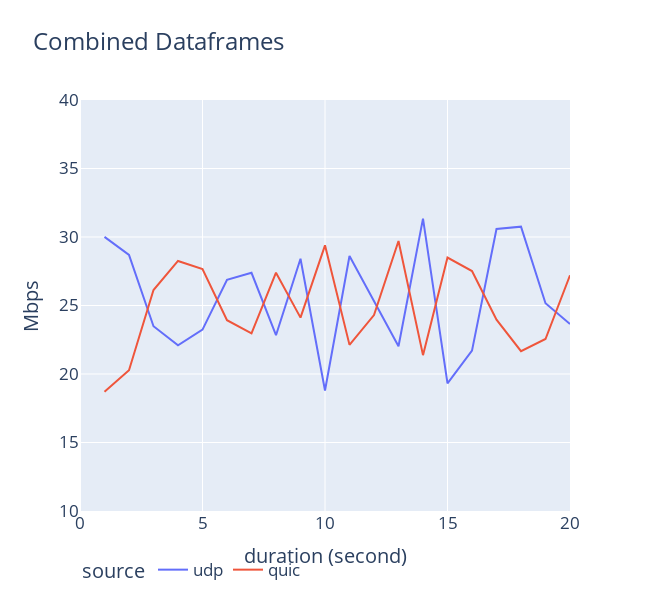
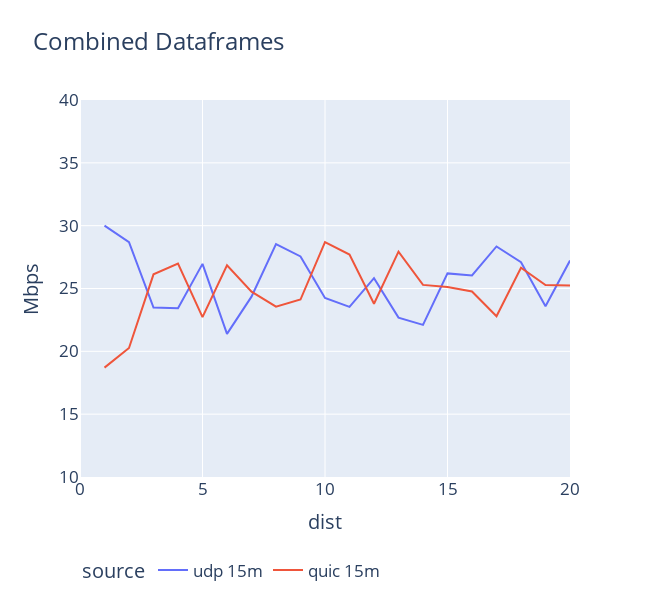

Notebook code for these charts, in order:
### Markdown cell above
# QUIC=UDP

### Code cell
# 5m-quic
quic5Df = []
csv_files_path = '/home/chandra/CodeBase/Thesis/ns-allinone-3.39/ns-3.39/scratch/data/dual_feb02/simulation-fairness-udpquic/5-up/2024-02-02_15:05:22/quic-flow0-client.csv'
csv_files = glob.glob(csv_files_path)
for csv_file in csv_files:
    df = pd.read_csv(csv_file)
    quic5Df.append(df)
quic5Df = pd.concat(quic5Df, ignore_index=True)

# 5m-udp
udp5Df = []
csv_files_path = '/home/chandra/CodeBase/Thesis/ns-allinone-3.39/ns-3.39/scratch/data/dual_feb02/simulation-fairness-udpquic/5-up/2024-02-02_15:05:22/udp-flow0-client.csv'
csv_files = glob.glob(csv_files_path)
for csv_file in csv_files:
    df = pd.read_csv(csv_file)
    udp5Df.append(df)
udp5Df = pd.concat(udp5Df, ignore_index=True)

# 35m-quic
quic15Df = []
csv_files_path = '/home/chandra/CodeBase/Thesis/ns-allinone-3.39/ns-3.39/scratch/data/dual_feb02/simulation-fairness-udpquic/15-up/*/quic-flow0-client.csv'
csv_files = glob.glob(csv_files_path)
for csv_file in csv_files:
    df = pd.read_csv(csv_file)
    quic15Df.append(df)
quic15Df = pd.concat(quic15Df, ignore_index=True)

# 35m-udp
udp15Df = []
csv_files_path = '/home/chandra/CodeBase/Thesis/ns-allinone-3.39/ns-3.39/scratch/data/dual_feb02/simulation-fairness-udpquic/15-up/*/udp-flow0-client.csv'
csv_files = glob.glob(csv_files_path)
for csv_file in csv_files:
    df = pd.read_csv(csv_file)
    udp15Df.append(df)
udp15Df = pd.concat(udp15Df, ignore_index=True)


udp5Df['kbps'] = udp5Df['kbps'] / 1000
quic5Df['kbps'] = quic5Df['kbps'] / 1000
udp15Df['kbps'] = udp15Df['kbps'] / 1000
quic15Df['kbps'] = quic15Df['kbps'] / 1000
udp5Df['source'] = 'udp'
quic5Df['source'] = 'quic'

udp15Df['source'] = 'udp 15m'
quic15Df['source'] = 'quic 15m'

total5 = udp5Df + quic5Df
total5['source'] = 'total'

df5 = pd.concat([udp5Df, quic5Df])
fig5 = px.line(df5, x=df5['dist'], y='kbps', color='source',
               labels={'dist': 'duration (second)', 'kbps': 'Mbps'}, title='Combined Dataframes')
fig5.update_layout(width=650,
                   height=600,
                   legend=dict(x=0, y=-0.1, traceorder='normal', orientation='h'),
                   xaxis=dict(
                       range=[0, 20],  # Set the desired y-axis range
                       rangemode='tozero'  # Set rangemode to 'tozero'
                   ),
                   yaxis=dict(
                       range=[10, 40],  # Set the desired y-axis range
                       rangemode='tozero'  # Set rangemode to 'tozero'
                   ),
                   font=dict(size=17))
display(fig5.update_layout(showlegend=True))

total15 = udp15Df + quic15Df
total15['source'] = 'total'

df15 = pd.concat([udp15Df, quic15Df])
fig15 = px.line(df15, x=df15['dist'], y='kbps', color='source',
                labels={'index': 'Index', 'kbps': 'Mbps'}, title='Combined Dataframes')
fig15.update_layout(width=650,
                    height=600,
                    legend=dict(x=0, y=-0.2, traceorder='normal', orientation='h'),
                    xaxis=dict(
                        range=[0, 20],  # Set the desired y-axis range
                        rangemode='tozero'  # Set rangemode to 'tozero'
                    ),
                    yaxis=dict(
                        range=[10, 40],  # Set the desired y-axis range
                        rangemode='tozero'  # Set rangemode to 'tozero'
                    ),
                    font=dict(size=17))
display(fig15.update_layout(showlegend=True))

print(udp5Df['kbps'].mean())
print(quic5Df['kbps'].mean())
print(udp15Df['kbps'].mean())
print(quic15Df['kbps'].mean())

### Figure 1 — Plotly figure (JSON) as saved in the notebook; plotly's stock layout.template omitted (floating-point values rounded to 4 significant figures)
{"data": [{"hovertemplate": "source=udp<br>duration (second)=%{x}<br>Mbps=%{y}<extra></extra>", "legendgroup": "udp", "line": {"color": "#636efa", "dash": "solid"}, "marker": {"symbol": "circle"}, "mode": "lines", "name": "udp", "orientation": "v", "showlegend": true, "x": [1, 2, 3, 4, 5, 6, 7, 8, 9, 10, 11, 12, 13, 14, 15, 16, 17, 18, 19, 20], "xaxis": "x", "y": [30.01, 28.69, 23.49, 22.1, 23.24, 26.88, 27.39, 22.83, 28.41, 18.79, 28.61, 25.33, 22.03, 31.34, 19.32, 21.7, 30.58, 30.76, 25.16, 23.65], "yaxis": "y", "type": "scatter"}, {"hovertemplate": "source=quic<br>duration (second)=%{x}<br>Mbps=%{y}<extra></extra>", "legendgroup": "quic", "line": {"color": "#EF553B", "dash": "solid"}, "marker": {"symbol": "circle"}, "mode": "lines", "name": "quic", "orientation": "v", "showlegend": true, "x": [1, 2, 3, 4, 5, 6, 7, 8, 9, 10, 11, 12, 13, 14, 15, 16, 17, 18, 19, 20], "xaxis": "x", "y": [18.71, 20.27, 26.13, 28.25, 27.65, 23.93, 22.97, 27.39, 24.12, 29.39, 22.13, 24.3, 29.7, 21.38, 28.5, 27.51, 23.97, 21.66, 22.55, 27.21], "yaxis": "y", "type": "scatter"}], "layout": {"xaxis": {"anchor": "y", "domain": [0.0, 1.0], "title": {"text": "duration (second)"}, "range": [0, 20], "rangemode": "tozero"}, "yaxis": {"anchor": "x", "domain": [0.0, 1.0], "title": {"text": "Mbps"}, "range": [10, 40], "rangemode": "tozero"}, "legend": {"title": {"text": "source"}, "tracegroupgap": 0, "x": 0, "y": -0.1, "traceorder": "normal", "orientation": "h"}, "title": {"text": "Combined Dataframes"}, "font": {"size": 17}, "width": 650, "height": 600, "showlegend": true}}

### Figure 2 — Plotly figure (JSON) as saved in the notebook; plotly's stock layout.template omitted (floating-point values rounded to 4 significant figures)
{"data": [{"hovertemplate": "source=udp 15m<br>dist=%{x}<br>Mbps=%{y}<extra></extra>", "legendgroup": "udp 15m", "line": {"color": "#636efa", "dash": "solid"}, "marker": {"symbol": "circle"}, "mode": "lines", "name": "udp 15m", "orientation": "v", "showlegend": true, "x": [1, 2, 3, 4, 5, 6, 7, 8, 9, 10, 11, 12, 13, 14, 15, 16, 17, 18, 19, 20], "xaxis": "x", "y": [30.01, 28.69, 23.49, 23.42, 26.96, 21.39, 24.35, 28.54, 27.55, 24.25, 23.54, 25.82, 22.69, 22.11, 26.2, 26.03, 28.34, 27.09, 23.59, 27.22], "yaxis": "y", "type": "scatter"}, {"hovertemplate": "source=quic 15m<br>dist=%{x}<br>Mbps=%{y}<extra></extra>", "legendgroup": "quic 15m", "line": {"color": "#EF553B", "dash": "solid"}, "marker": {"symbol": "circle"}, "mode": "lines", "name": "quic 15m", "orientation": "v", "showlegend": true, "x": [1, 2, 3, 4, 5, 6, 7, 8, 9, 10, 11, 12, 13, 14, 15, 16, 17, 18, 19, 20], "xaxis": "x", "y": [18.71, 20.27, 26.13, 26.99, 22.72, 26.85, 24.75, 23.55, 24.12, 28.69, 27.7, 23.78, 27.93, 25.29, 25.12, 24.77, 22.79, 26.65, 25.28, 25.24], "yaxis": "y", "type": "scatter"}], "layout": {"xaxis": {"anchor": "y", "domain": [0.0, 1.0], "title": {"text": "dist"}, "range": [0, 20], "rangemode": "tozero"}, "yaxis": {"anchor": "x", "domain": [0.0, 1.0], "title": {"text": "Mbps"}, "range": [10, 40], "rangemode": "tozero"}, "legend": {"title": {"text": "source"}, "tracegroupgap": 0, "x": 0, "y": -0.2, "traceorder": "normal", "orientation": "h"}, "title": {"text": "Combined Dataframes"}, "font": {"size": 17}, "width": 650, "height": 600, "showlegend": true}}
